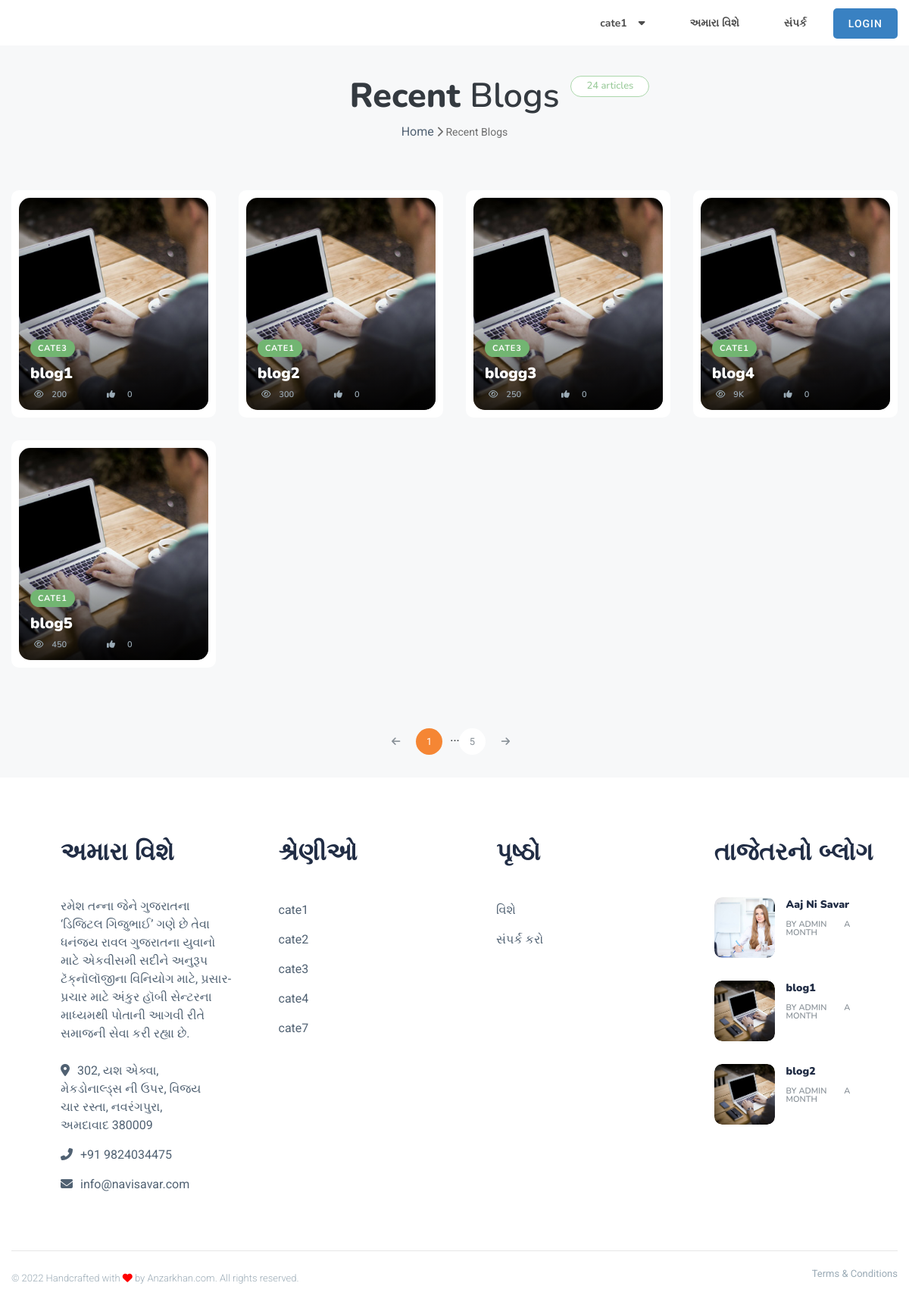
/recent-blogs.php, run on the app's committed database.
### tables this page shows
CREATE TABLE `category_list` (
  `id` int(11) NOT NULL,
  `name` varchar(256) DEFAULT NULL,
  `unique_link` varchar(256) DEFAULT NULL,
  `is_deleted` int(11) DEFAULT 0
);

CREATE TABLE `blog` (
  `id` int(11) NOT NULL,
  `blog_title` varchar(500) DEFAULT NULL,
  `thumbnail_img` varchar(256) DEFAULT NULL,
  `blog_body` varchar(500) DEFAULT NULL,
  `publish_date` int(50) DEFAULT NULL,
  `keywords` varchar(256) DEFAULT NULL,
  `unique_link` varchar(55) DEFAULT NULL,
  `dislike` int(11) DEFAULT NULL,
  `is_deleted` int(11) DEFAULT 0,
  `added_by` varchar(55) DEFAULT NULL,
  `category_id` int(11) DEFAULT NULL,
  `is_slider` varchar(256) DEFAULT '0',
  `likes` float DEFAULT NULL,
  `view` int(11) DEFAULT NULL,
  `comment` varchar(256) DEFAULT NULL,
  `sharing` varchar(256) DEFAULT NULL,
  `timestamp` int(50) DEFAULT NULL
);

CREATE TABLE `users` (
  `id` int(11) NOT NULL,
  `user_role` int(11) DEFAULT NULL,
  `name` varchar(256) DEFAULT NULL,
  `email` varchar(55) DEFAULT NULL,
  `password` varchar(256) DEFAULT NULL,
  `user_img` varchar(256) DEFAULT 'no-image.png',
  `is_banned` int(11) DEFAULT 0,
  `is_verified` int(11) NOT NULL DEFAULT 0,
  `timestamp` int(11) DEFAULT NULL
);

### recent-blogs.php (the view, shortened to what the rows shown need)
<?php
require_once 'database/db-con.php';
?>
<?php
if (isset($_GET['page'])) {
    $page_no = $_GET['page'];
} else {
    $page_no = 1;
}
$post_per_page = 5;
$offset = $post_per_page * ($page_no - 1);
?>
<!DOCTYPE html>
<html class="no-js" lang="en">
<head>
    <link rel="stylesheet" href="<?php echo $very_global_absolute_url; ?>assets/css/style.css">
    <link rel="stylesheet" href="<?php echo $very_global_absolute_url; ?>assets/css/widgets.css">
    <link rel="stylesheet" href="<?php echo $very_global_absolute_url; ?>assets/css/color.css">
    <link rel="stylesheet" href="<?php echo $very_global_absolute_url; ?>assets/css/responsive.css">
</head>
<body>
    <div class="main-wrap">
        <?php require_once 'elements/header.php' ?>
        <main class="position-relative">
            <div class="archive-header text-center mb-50">
                <div class="container">
                    <h2>
                        <span class="text-dark widget-title mb-0">Recent <span>Blogs</span></span>
                        <span class="post-count">
                            <?php
                            $query_get_blog_number = "SELECT * FROM `blog` WHERE `is_deleted` = 0 ORDER BY publish_date DESC";
                            $run_query_get_blog_number = mysqli_query($con, $query_get_blog_number);
                            $number_of_blog = mysqli_num_rows($run_query_get_blog_number);
                            echo $number_of_blog;
                            ?>
                            articles
                        </span>
                    </h2>
                </div>
            </div>
            <div class="container">
                <div class="row post-module-1 mb-50">
                    <?php
                    $query1 = "SELECT * FROM blog WHERE `is_deleted` = 0 LIMIT $offset, $post_per_page";
                    $run_query1 = mysqli_query($con, $query1);
                    if (mysqli_num_rows($run_query1) > 0) {
                        while ($data1 = mysqli_fetch_assoc($run_query1)) {
                            $blog_title = $data1['blog_title'];
                            $category_id = $data1['category_id'];
                            $view = $data1['view'];
                            $total_likes = $data1['likes'];
                            $thumbnail_img = $data1['thumbnail_img'];
                            $unique_link = $data1['unique_link'];
                            $query2 = "SELECT * FROM `category_list` WHERE `id` = $category_id";
                            $run_query2 = mysqli_query($con, $query2);
                            $data2 = mysqli_fetch_assoc($run_query2);
                    ?>
                            <article class="col-lg-3 col-md-6 col-sm-12 mb-30">
                                <div class="post-thumb position-relative p-10 bg-white border-radius-10">
                                    <div class="thumb-overlay img-hover-slide border-radius-15 position-relative" style="background-image: url(<?php echo $very_global_absolute_url; ?>admin/uploads/thumbnail-img/<?php echo $thumbnail_img; ?>);">
                                        <a class="img-link" href="<?php echo $very_global_absolute_url; ?>blog/<?php echo $unique_link; ?>"></a>
                                        <div class="post-content-overlay">
                                            <div class="entry-meta meta-0 font-small mb-15">
                                                <a href="<?php echo $very_global_absolute_url; ?>category<?php echo $data2['unique_link']; ?>"><span class="post-cat bg-success color-white"><?php echo $data2['name']; ?></span></a>
                                            </div>
                                            <h5 class="post-title">
                                                <a class="color-white" href="<?php echo $very_global_absolute_url; ?>blog/<?php echo $unique_link; ?>"><?php echo $blog_title; ?></a>
                                            </h5>
                                            <div class="entry-meta meta-1 font-x-small mt-10 pr-5 pl-5 text-muted">
                                                <span><span class="mr-5"><i class="fa fa-eye" aria-hidden="true"></i></span>
                                                    <?php
                                                    if ($view > 1000) {
                                                        $result_view = floor($view / 1000) . 'K';
                                                    } else if ($view > 100000) {
                                                        $result_view = floor($view / 100000) . 'M';
                                                    } else if ($view > 10000000) {
                                                        $result_view = floor($view / 10000000) . 'B';
                                                    } else {
                                                        $result_view = $view;
                                                    }
                                                    echo $result_view;
                                                    ?>
                                                    </span>
                                               <span class="ml-30"><span class="mr-10 text-muted"><i class="fa fa-thumbs-up" aria-hidden="true"></i></span>
                                                    <?php
                                                    if ($total_likes > 1000) {
                                                        $result_total_share = floor($total_likes / 1000) . 'K';
                                                    } else if ($total_likes > 100000) {
                                                        $result_total_share = floor($total_likes / 100000) . 'M';
                                                    } else if ($total_likes > 10000000) {
                                                        $result_total_share = floor($total_likes / 10000000) . 'B';
                                                    } else {
                                                        $result_total_share = $total_likes;
                                                    }
                                                    echo $result_total_share;
                                                    ?>
                                                </span>
                                            </div>
                                        </div>
                                    </div>
                                </div>
                            </article>
                    <?php
                        }
                    }
                    ?>
                </div>
            </div>
        </main>
        <?php require_once 'elements/footer.php'; ?>
    </div>
</body>
</html>

### elements/header.php (shortened to what the rows shown need)
<?php
require_once 'database/db-con.php';
?>
<header class="main-header header-style-2 mb-40">
    <div class="header-bottom header-sticky background-white text-center">
        <div class="container">
            <div class="row">
                <div class="col-lg-9 col-md-9 main-header-navigation">
                    <div class="main-nav text-left float-md-right">
                        <nav>
                            <ul class="main-menu d-none d-lg-inline">
                                <li class="mega-menu-item">
                                    <a href="#">
                                        <span class="mr-15"><?php
                                                            $query5 = "SELECT * FROM `category_list` limit 5";
                                                            $run_query5 = mysqli_query($con, $query5);
                                                            $data = mysqli_fetch_assoc($run_query5);
                                                            echo $data['name'];
                                                            ?></span><i class="fas fa-caret-down"></i>
                                    </a>
                                </li>
                            </ul>
                        </nav>
                    </div>
                </div>
            </div>
        </div>
    </div>
</header>

### elements/footer.php (shortened to what the rows shown need)
<?php
require_once 'database/db-con.php';
require_once 'utility/convert-time-ago.php'
?>
<footer>
   <div class="footer-area pt-50 pl-50 bg-white">
      <div class="container">
         <div class="row pb-30">
            <div class="col-md-3 p-30">
               <h2 class="mb-40"> અમારા વિશે </h2>
            </div>
            <div class="col-md-3 p-30">
               <h2 class="mb-40"> શ્રેણીઓ </h2>
               <ul class="float-left mr-30 font-medium">
                  <?php
                  $query1 = "SELECT * FROM `category_list` LIMIT 5";
                  $run_query1 = mysqli_query($con, $query1);
                  if ($run_query1) {
                     while ($data1 = mysqli_fetch_assoc($run_query1)) {
                        $unique_link = $data1['unique_link'];
                  ?>
                        <li class="mt-5">
                              <a class="" href="<?php echo $very_global_absolute_url; ?>category/<?php echo $unique_link ?>" tabindex="0"><p><?php echo $data1['name']; ?></p></a>
                        </li>
                  <?php
                     }
                  }
                  ?>
               </ul>
            </div>
            <div class="col-md-3 p-30">
               <h2 class="mb-40"> પૃષ્ઠો </h2>
            </div>
            <div class="col-md-3 p-30">
               <h2 class="mb-40">તાજેતરનો બ્લોગ</h2>
               <div class="post-aside-style-2">
                  <ul class="list-post">
                     <?php
                     $sql = "SELECT * FROM blog WHERE `is_deleted` = 0 ORDER BY publish_date DESC LIMIT 3";
                     $result = mysqli_query($con, $sql);
                     if (mysqli_num_rows($result) > 0) {
                        while ($data3 = mysqli_fetch_assoc($result)) {
                           $unique_link = $data3['unique_link'];
                           $author_id = $data3['added_by'];
                           $query4 = "SELECT * FROM `users` WHERE `id` = $author_id";
                           $run_query4 = mysqli_query($con, $query4);
                           if ($run_query4) {
                              $data4 = mysqli_fetch_assoc($run_query4);
                           }
                     ?>
                           <li class="mb-30 wow fadeIn  animated" style="visibility: visible; animation-name: fadeIn;">
                              <div class="d-flex">
                                 <div class="post-thumb d-flex mr-15 border-radius-5 img-hover-scale">
                                    <a class="color-white" href="<?php echo $very_global_absolute_url; ?>blog/<?php echo $unique_link ?>">
                                       <div class="border-radius-10" style="background-image: url('<?php echo $very_global_absolute_url; ?>admin/uploads/thumbnail-img/<?php echo $data3['thumbnail_img']; ?>'); background-repeat: no-repeat;
                                                      background-size: cover; height:80px; width:80px;">
                                       </div>
                                    </a>
                                 </div>
                                 <div class="post-content media-body">
                                    <h6 class="post-title mb-10 text-limit-2-row"><a href="<?php echo $very_global_absolute_url; ?>blog/<?php echo $unique_link ?>"><?php echo $data3['blog_title']; ?></a></h6>
                                    <div class="entry-meta meta-1 font-x-small color-grey float-left text-uppercase">
                                       <span class="post-by">By <?php echo $data4['name']; ?></span>
                                       <span class="post-on"><?php echo timeAgo($data3['publish_date']); ?></span>
                                    </div>
                                 </div>
                              </div>
                           </li>
                     <?php
                        }
                     }
                     ?>
                  </ul>
               </div>
            </div>
         </div>
      </div>
   </div>
</footer>

### data on the page
category_list: name "cate1"
blog: thumbnail_img (picture), category_list.name "CATE3", blog_title "blog1", view "200", likes "0", users.name "ADMIN", publish_date "A MONTH"
blog: thumbnail_img (picture), category_list.name "CATE1", blog_title "blog2", view "300", likes "0", users.name "ADMIN", publish_date "A MONTH"
blog: thumbnail_img (picture), category_list.name "CATE3", blog_title "blogg3", view "250", likes "0"
blog: thumbnail_img (picture), category_list.name "CATE1", blog_title "blog4", view "9K", likes "0"
blog: thumbnail_img (picture), category_list.name "CATE1", blog_title "blog5", view "450", likes "0"
category_list: name "cate2"
category_list: name "cate3"
category_list: name "cate4"
category_list: name "cate7"
blog: thumbnail_img (picture), blog_title "Aaj Ni Savar", users.name "ADMIN", publish_date "A MONTH"

### other printed values
$number_of_blog "24"
$total_pages "5"
